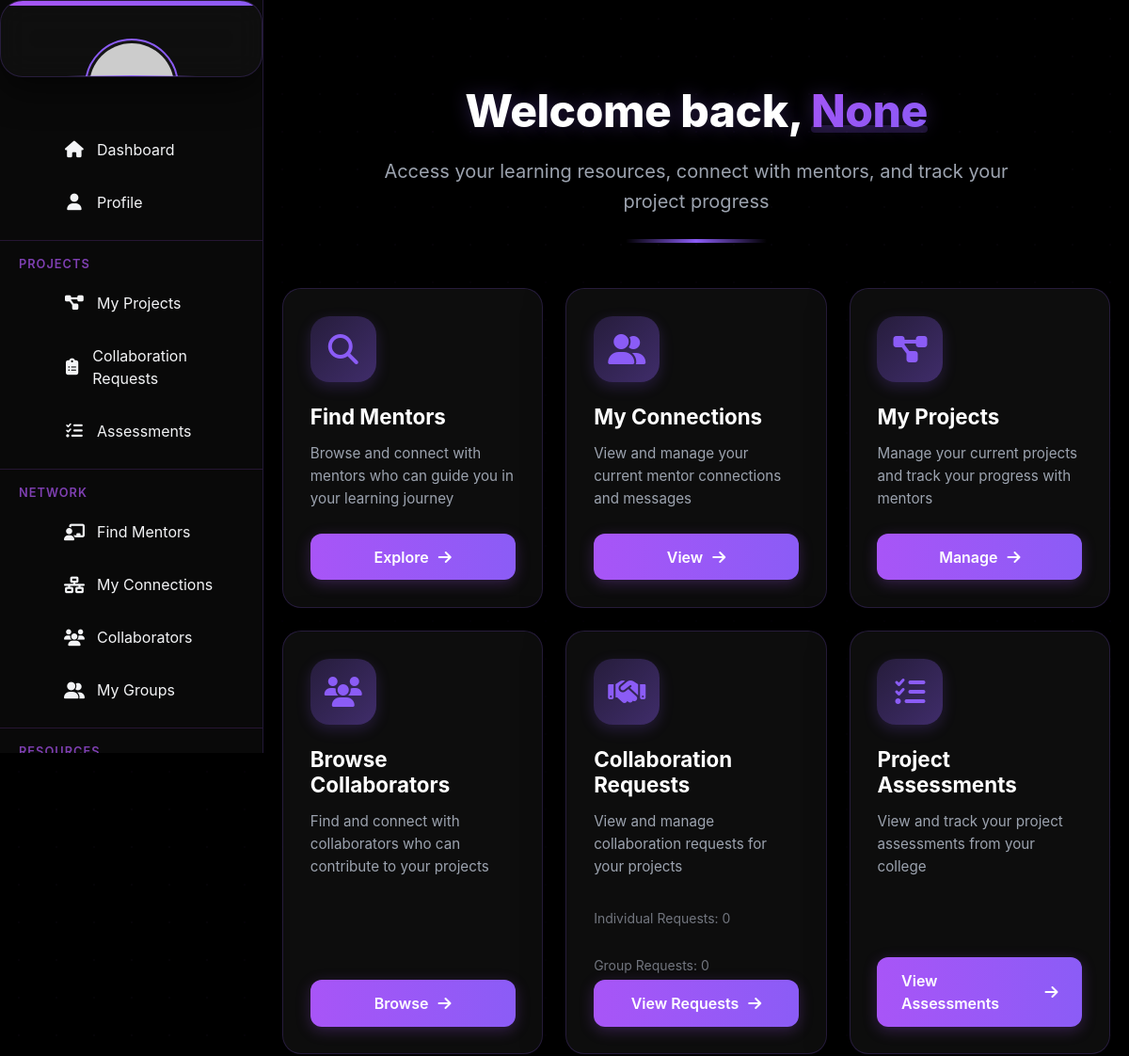
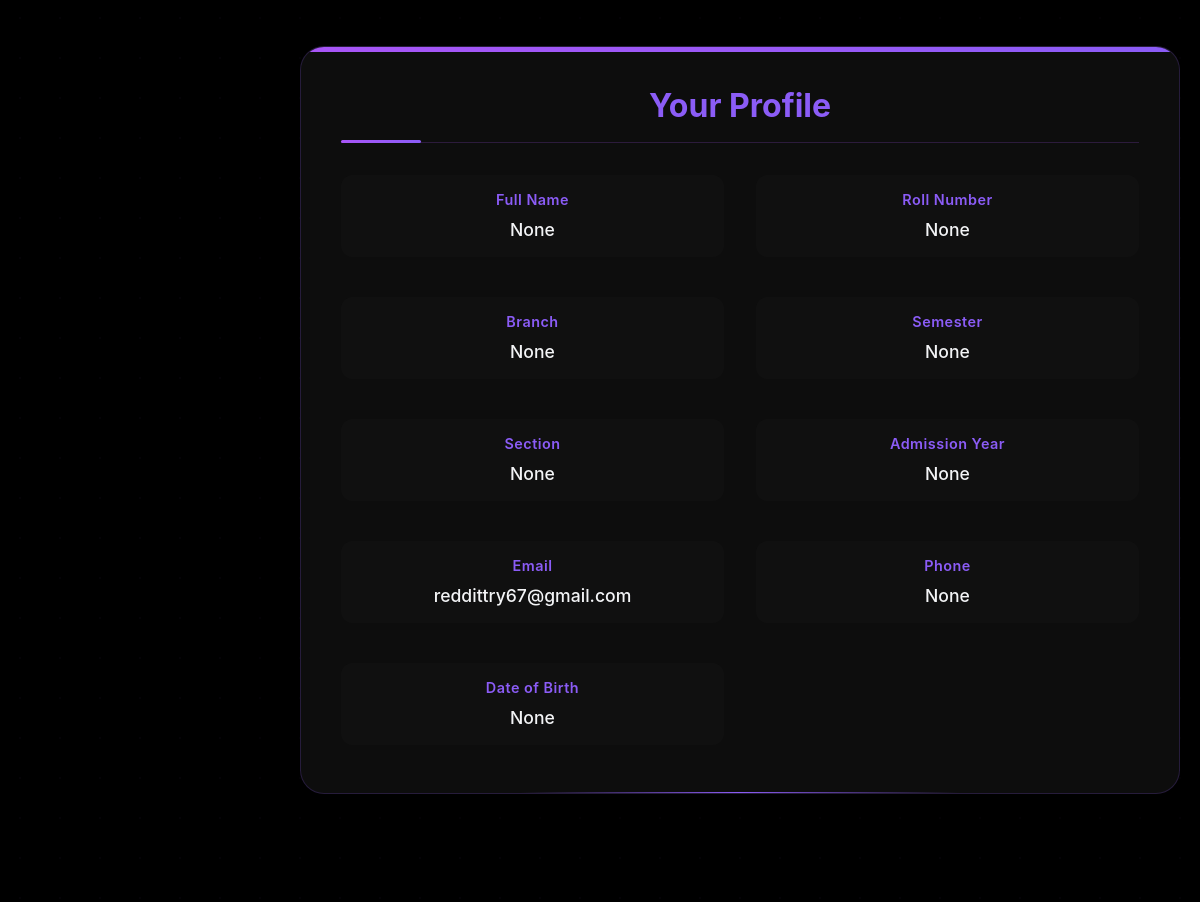
Screenshot of /students/dashboard/ (signed in) with the database file from the repository (2 pictures, top to bottom).
### students/models.py (models this page shows, shortened)
class StudentProfile(models.Model):
    SECTION_CHOICES = [
        ('A', 'Section A'),
        ('B', 'Section B'),
        ('C', 'Section C'),
        ('D', 'Section D'),
    ]
    BRANCH_CHOICES = [
        ('CSE', 'Computer Science'),
        ('IT', 'Information Technology'),
        ('ECE', 'Electronics & Communication'),
        ('EEE', 'Electrical & Electronics'),
        ('MECH', 'Mechanical'),
        ('CIVIL', 'Civil'),
    ]
    user = models.OneToOneField(User, on_delete=models.CASCADE, related_name='student_profile')
    profile_picture = models.ImageField(upload_to='student_profiles/', null=True, blank=True)
    full_name = models.CharField(max_length=100, null=True, blank=True)
    phone = models.CharField(max_length=15, null=True, blank=True)
    dob = models.DateField(null=True, blank=True)
    bio = models.TextField(null=True, blank=True)
    roll_number = models.CharField(max_length=20, unique=True, null=True, blank=True)
    branch = models.CharField(max_length=10, choices=BRANCH_CHOICES, null=True, blank=True)
    section = models.CharField(max_length=1, choices=SECTION_CHOICES, null=True, blank=True)
    semester = models.IntegerField(null=True, blank=True)
    admission_year = models.IntegerField(null=True, blank=True)
    address = models.TextField(null=True, blank=True)
    parent_name = models.CharField(max_length=100, null=True, blank=True)
    parent_phone = models.CharField(max_length=15, null=True, blank=True)
    created_at = models.DateTimeField(auto_now_add=True)
    updated_at = models.DateTimeField(auto_now=True)

### students/views.py (the view)
# urls.py: path('dashboard/', views.student_dashboard, name='student_dashboard'),
@login_required
def student_dashboard(request):
    try:
        student = request.user.student_profile
        individual_projects = Project.objects.filter(student=student)
        group_projects = Project.objects.filter(group__leader=student)
        individual_requests = CollaborationRequest.objects.filter(project__in=individual_projects)
        group_requests = CollaborationRequest.objects.filter(project__in=group_projects)
        pending_requests_count = (
            individual_requests.filter(status='pending').count() +
            group_requests.filter(status='pending').count()
        )
        context = {
            'student': student,
            'individual_requests_count': individual_requests.count(),
            'group_requests_count': group_requests.count(),
            'pending_requests_count': pending_requests_count,
        }
        return render(request, 'student/student_dashboard.html', context)
    except Exception as e:
        messages.error(request, f'An error occurred: {str(e)}')
        return redirect('landing_page')

### students/templates/student/student_dashboard.html (shortened to what this page needs)
{% extends 'base.html' %}
{% load static %}
{% block extra_css %}
<link href="https://cdn.jsdelivr.net/npm/bootstrap@5.1.3/dist/css/bootstrap.min.css" rel="stylesheet">
<link rel="stylesheet" href="https://cdnjs.cloudflare.com/ajax/libs/font-awesome/6.4.0/css/all.min.css">
{% endblock %}
{% block content %}
<div class="bg-elements">
    <div class="static-pattern"></div>
</div>
<div class="container dashboard-container">
    <div class="welcome-section animate-fade-in">
        <h1>Welcome back, <span>{{ student.full_name }}</span></h1>
        <p>Access your learning resources, connect with mentors, and track your project progress</p>
    </div>
    <div class="cards-grid">
        <a href="{% url 'list_mentors' %}" class="dashboard-card" style="--index: 0;">
            <div class="card-icon-wrapper">
                <i class="fas fa-search"></i>
            </div>
            <h3>Find Mentors</h3>
            <p>Browse and connect with mentors who can guide you in your learning journey</p>
            <span class="card-action">Explore <i class="fas fa-arrow-right"></i></span>
        </a>
        <a href="{% url 'my_connections' %}" class="dashboard-card" style="--index: 1;">
            <div class="card-icon-wrapper">
                <i class="fas fa-user-friends"></i>
            </div>
            <h3>My Connections</h3>
            <p>View and manage your current mentor connections and messages</p>
            <span class="card-action">View <i class="fas fa-arrow-right"></i></span>
        </a>
        <a href="{% url 'my_projects' %}" class="dashboard-card" style="--index: 2;">
            <div class="card-icon-wrapper">
                <i class="fas fa-project-diagram"></i>
            </div>
            <h3>My Projects</h3>
            <p>Manage your current projects and track your progress with mentors</p>
            <span class="card-action">Manage <i class="fas fa-arrow-right"></i></span>
        </a>
        <a href="{% url 'view_collaborators' %}" class="dashboard-card" style="--index: 3;">
            <div class="card-icon-wrapper">
                <i class="fas fa-users"></i>
            </div>
            <h3>Browse Collaborators</h3>
            <p>Find and connect with collaborators who can contribute to your projects</p>
            <span class="card-action">Browse <i class="fas fa-arrow-right"></i></span>
        </a>
        <a href="{% url 'view_collaboration_requests' %}" class="dashboard-card" style="--index: 4;">
            <div class="card-icon-wrapper">
                <i class="fas fa-handshake"></i>
            </div>
            <h3>Collaboration Requests {% if pending_requests_count %}<span class="badge bg-danger">{{ pending_requests_count }}</span>{% endif %}</h3>
            <p>View and manage collaboration requests for your projects</p>
            <div class="mt-2">
                <small class="text-gray-500">Individual Requests: {{ individual_requests_count }}</small><br>
                <small class="text-gray-500">Group Requests: {{ group_requests_count }}</small>
            </div>
            <span class="card-action">View Requests <i class="fas fa-arrow-right"></i></span>
        </a>
        <a href="{% url 'student_view_assessments' %}" class="dashboard-card" style="--index: 5;">
            <div class="card-icon-wrapper">
                <i class="fas fa-tasks"></i>
            </div>
            <h3>Project Assessments</h3>
            <p>View and track your project assessments from your college</p>
            <span class="card-action">View Assessments <i class="fas fa-arrow-right"></i></span>
        </a>
    </div>
    <div class="profile-section animate-slide-up">
        <h2>Your Profile</h2>
        <div class="profile-grid">
            <div class="profile-item">
                <div class="profile-label">Full Name</div>
                <div class="profile-value">{{ student.full_name }}</div>
            </div>
            <div class="profile-item">
                <div class="profile-label">Roll Number</div>
                <div class="profile-value">{{ student.roll_number }}</div>
            </div>
            <div class="profile-item">
                <div class="profile-label">Branch</div>
                <div class="profile-value">{{ student.branch }}</div>
            </div>
            <div class="profile-item">
                <div class="profile-label">Semester</div>
                <div class="profile-value">{{ student.semester }}</div>
            </div>
            <div class="profile-item">
                <div class="profile-label">Section</div>
                <div class="profile-value">{{ student.section }}</div>
            </div>
            <div class="profile-item">
                <div class="profile-label">Admission Year</div>
                <div class="profile-value">{{ student.admission_year }}</div>
            </div>
            <div class="profile-item">
                <div class="profile-label">Email</div>
                <div class="profile-value">{{ student.user.email }}</div>
            </div>
            <div class="profile-item">
                <div class="profile-label">Phone</div>
                <div class="profile-value">{{ student.phone }}</div>
            </div>
            <div class="profile-item">
                <div class="profile-label">Date of Birth</div>
                <div class="profile-value">{{ student.dob }}</div>
            </div>
        </div>
    </div>
</div>
{% endblock %}

### students/templates/base.html (style rules this page uses)
:root { --primary: #9d4edd; --primary-hover: #8b5cf6; --primary-light: rgba(157, 78, 221, 0.2); --text-light: #F3F4F6; --text-secondary: #D1D5DB; --sidebar-width: 280px; --sidebar-bg: rgba(10, 10, 10, 0.9); --card-bg: rgba(30, 30, 30, 0.5); --card-border: rgba(157, 78, 221, 0.3); }
* { margin: 0; padding: 0; box-sizing: border-box; font-family: 'Inter', 'Segoe UI', Tahoma, Geneva, Verdana, sans-serif; }
body { background-color: #000000; min-height: 100vh; display: flex; color: var(--text-light); margin: 0; overflow-x: hidden; position: relative; }
.bg-elements { position: fixed; top: 0; left: 0; width: 100%; height: 100%; z-index: -1; overflow: hidden; }
.static-pattern { position: absolute; top: 0; left: 0; width: 100%; height: 100%; opacity: 0.1; z-index: -1; background-image: radial-gradient(#555555 1px, transparent 1px); background-size: 30px 30px; }
.profile-section { text-align: center; padding: 30px 20px; border-bottom: 1px solid rgba(157, 78, 221, 0.3); margin-bottom: 20px; position: relative; background: rgba(10, 10, 10, 0.6); backdrop-filter: blur(5px); }
.profile-section::after { content: ''; position: absolute; bottom: -1px; left: 50%; transform: translateX(-50%); width: 50%; height: 2px; background: linear-gradient(90deg, transparent, var(--primary), transparent); }

### rows the page displays
StudentProfile: full_name "None", roll_number "None", branch "None", semester "None", section "None", admission_year "None", user.email "reddittry67@gmail.com", phone "None", dob "None"

### other values shown
{{ individual_requests_count }} "0"
{{ group_requests_count }} "0"
